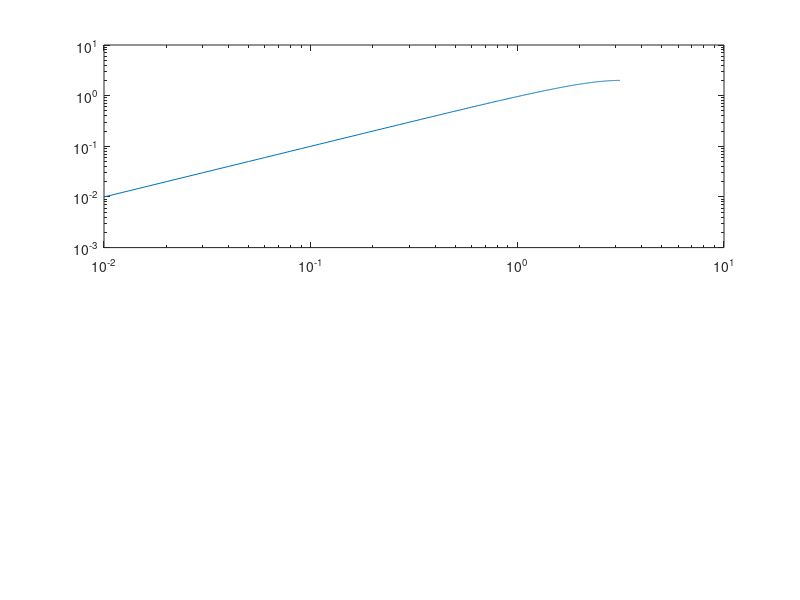

Here is the MATLAB script that generated this plot: (Note: this script raises an error after producing the figure.)
w = 0:0.01:pi;
G = 1-exp(-j*w);
subplot(2,1,1)
loglog(w,abs(G))
label('',18,' ','Magnitude',18)
subplot(2,1,2)
semilogx(w,180*angle(G)/pi);
label('',18,'w','Phase',18)
